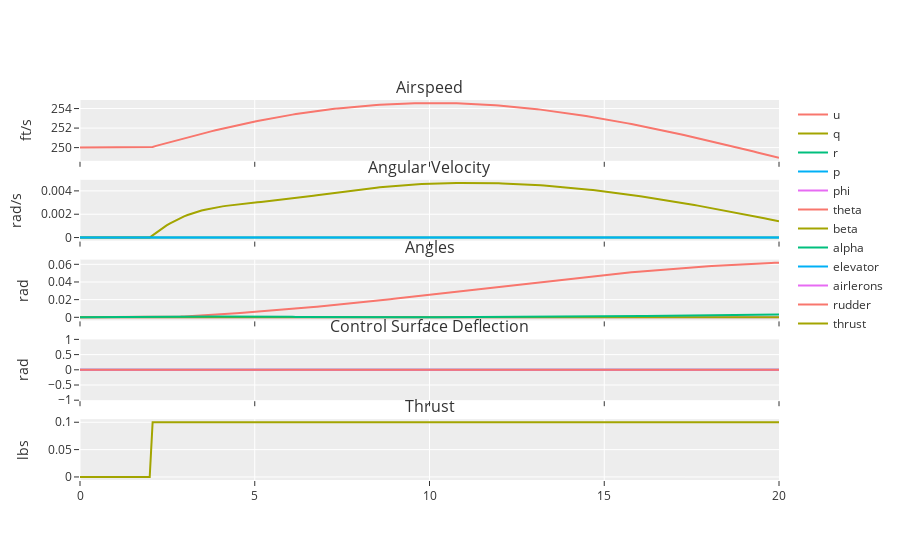

The code cell stored with this chart in its notebook:
### Markdown cell above
### Thrust

### Code cell
u = np.array([[0, 0, 0, 0]] * 10 + [[0, 0.1, 0, 0]] * 90)
res = p.simulate_uncontrolled(np.linspace(0, 20, 100), u)
p.plot(res.t, res.y, [[p.step_function(_t)[i] for _t in res.t] for i in range(4)], flat=True)
# res.y

### Figure 1 — Plotly figure (JSON) as saved in the notebook; plotly's stock layout.template omitted (floating-point values rounded to 4 significant figures; data arrays with more than 128 entries replaced by an {"elided": "..."} marker saying what was removed)
{"data": [{"name": "u", "type": "scatter", "x": {"elided": "207 float values"}, "xaxis": "x", "y": {"elided": "207 float values"}, "yaxis": "y"}, {"name": "q", "type": "scatter", "x": {"elided": "207 float values"}, "xaxis": "x2", "y": {"elided": "207 float values"}, "yaxis": "y2"}, {"name": "r", "type": "scatter", "x": {"elided": "207 float values"}, "xaxis": "x2", "y": {"elided": "207 int values"}, "yaxis": "y2"}, {"name": "p", "type": "scatter", "x": {"elided": "207 float values"}, "xaxis": "x2", "y": {"elided": "207 int values"}, "yaxis": "y2"}, {"name": "phi", "type": "scatter", "x": {"elided": "207 float values"}, "xaxis": "x3", "y": {"elided": "207 int values"}, "yaxis": "y3"}, {"name": "theta", "type": "scatter", "x": {"elided": "207 float values"}, "xaxis": "x3", "y": {"elided": "207 float values"}, "yaxis": "y3"}, {"name": "beta", "type": "scatter", "x": {"elided": "207 float values"}, "xaxis": "x3", "y": {"elided": "207 int values"}, "yaxis": "y3"}, {"name": "alpha", "type": "scatter", "x": {"elided": "207 float values"}, "xaxis": "x3", "y": {"elided": "207 float values"}, "yaxis": "y3"}, {"name": "elevator", "type": "scatter", "x": {"elided": "207 float values"}, "xaxis": "x4", "y": {"elided": "207 int values"}, "yaxis": "y4"}, {"name": "airlerons", "type": "scatter", "x": {"elided": "207 float values"}, "xaxis": "x4", "y": {"elided": "207 int values"}, "yaxis": "y4"}, {"name": "rudder", "type": "scatter", "x": {"elided": "207 float values"}, "xaxis": "x4", "y": {"elided": "207 int values"}, "yaxis": "y4"}, {"name": "thrust", "type": "scatter", "x": {"elided": "207 float values"}, "xaxis": "x5", "y": {"elided": "207 float values"}, "yaxis": "y5"}], "layout": {"annotations": [{"font": {"size": 16}, "showarrow": false, "text": "Airspeed", "x": 0.5, "xanchor": "center", "xref": "paper", "y": 1, "yanchor": "bottom", "yref": "paper"}, {"font": {"size": 16}, "showarrow": false, "text": "Angular Velocity", "x": 0.5, "xanchor": "center", "xref": "paper", "y": 0.79, "yanchor": "bottom", "yref": "paper"}, {"font": {"size": 16}, "showarrow": false, "text": "Angles", "x": 0.5, "xanchor": "center", "xref": "paper", "y": 0.58, "yanchor": "bottom", "yref": "paper"}, {"font": {"size": 16}, "showarrow": false, "text": "Control Surface Deflection", "x": 0.5, "xanchor": "center", "xref": "paper", "y": 0.37, "yanchor": "bottom", "yref": "paper"}, {"font": {"size": 16}, "showarrow": false, "text": "Thrust", "x": 0.5, "xanchor": "center", "xref": "paper", "y": 0.16, "yanchor": "bottom", "yref": "paper"}], "autosize": true, "xaxis": {"anchor": "y", "autorange": true, "domain": [0, 1], "matches": "x5", "range": [0, 20], "showticklabels": false, "type": "linear"}, "xaxis2": {"anchor": "y2", "autorange": true, "domain": [0, 1], "matches": "x5", "range": [0, 20], "showticklabels": false, "type": "linear"}, "xaxis3": {"anchor": "y3", "autorange": true, "domain": [0, 1], "matches": "x5", "range": [0, 20], "showticklabels": false, "type": "linear"}, "xaxis4": {"anchor": "y4", "autorange": true, "domain": [0, 1], "matches": "x5", "range": [0, 20], "showticklabels": false, "type": "linear"}, "xaxis5": {"anchor": "y5", "autorange": true, "domain": [0, 1], "range": [0, 20], "type": "linear"}, "yaxis": {"anchor": "x", "autorange": true, "domain": [0.84, 1], "range": [248.7, 254.9], "title": {"text": "ft/s"}, "type": "linear"}, "yaxis2": {"anchor": "x2", "autorange": true, "domain": [0.63, 0.79], "range": [-0.0002605, 0.004949], "title": {"text": "rad/s"}, "type": "linear"}, "yaxis3": {"anchor": "x3", "autorange": true, "domain": [0.42, 0.58], "range": [-0.003504, 0.06533], "title": {"text": "rad"}, "type": "linear"}, "yaxis4": {"anchor": "x4", "autorange": true, "domain": [0.21, 0.37], "range": [-1, 1], "title": {"text": "rad"}, "type": "linear"}, "yaxis5": {"anchor": "x5", "autorange": true, "domain": [0, 0.16], "range": [-0.005556, 0.1056], "title": {"text": "lbs"}, "type": "linear"}}}
